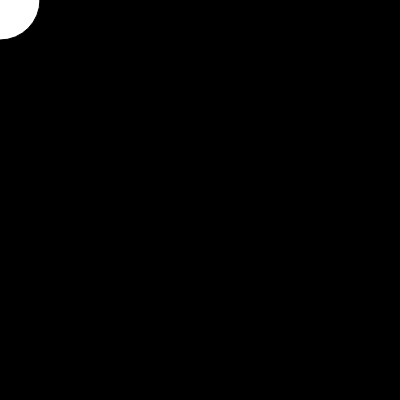
Frame 1 (no input)
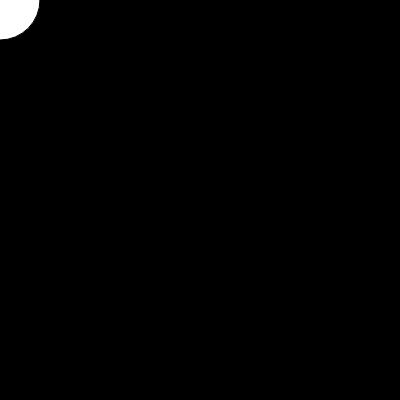
Frame 60 (no input)
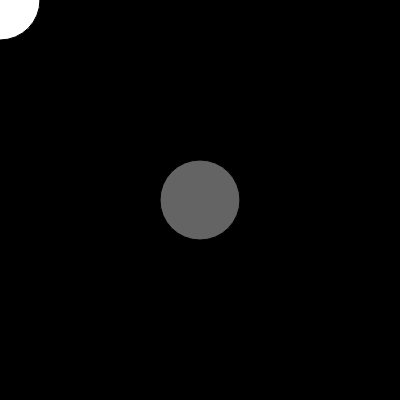
Frame 120 (the mouse pressed at the canvas centre since frame 60)

The p5.js sketch that drew these frames (run headless with seeded random() and noise() and a simulated clock; from frame 60 on, the mouse is pressed at the canvas centre):

// p5.js sketch
// ── sketch.js
function setup() {
  createCanvas(400, 400);
  background(000);
}

function draw() {
  if (mouseIsPressed) {
    fill(100);
  } else {
    fill(255);
  }
  ellipse(mouseX, mouseY, 80, 80);
}
